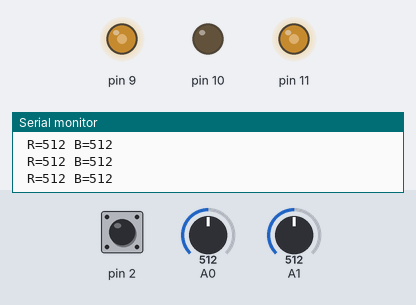
A sketch run on a simulated Arduino Uno, built with avr-gcc and run on an emulated ATmega328P. Shown: output pins drawn as LEDs (lit = HIGH), the last lines printed to the serial monitor. Inputs (shaded band) come from the test bench; at power-on: A0 = 512, A1 = 512, pin 2 HIGH.

Above: at 1.2 s.
1.3 s: A0 set to 110
At 1.8 s:
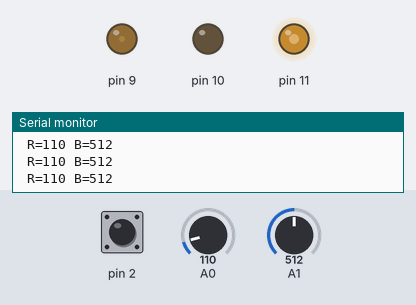
2.8 s: A0 set to 92
At 4.0 s:
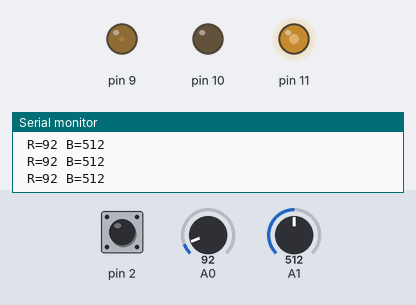
4.3 s: A1 set to 986
At 5.3 s:
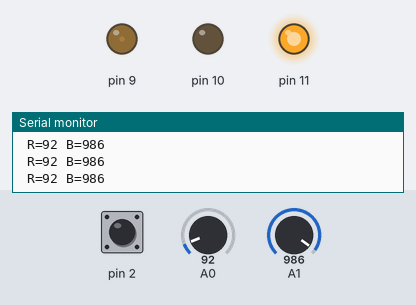
5.8 s: A1 set to 1017
At 6.5 s:
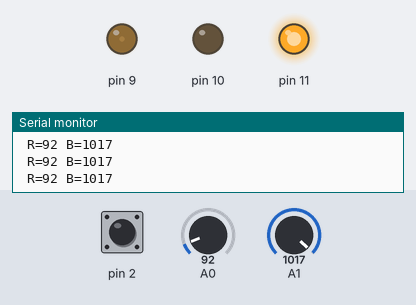
8.8 s: pin 2 pulled LOW for 0.15 s
At 8.88 s:
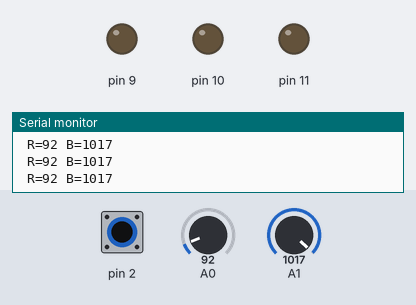
10.4 s: A0 set to 11
At 11.2 s:
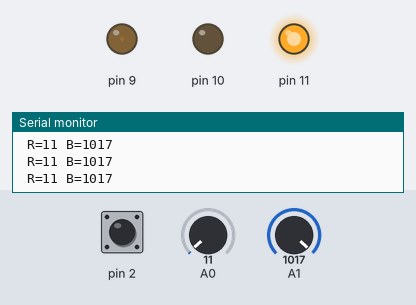
11.9 s: A0 set to 8
Timing chart, 0 to 14.4 s (numbered marks = the images above; inputs shaded):
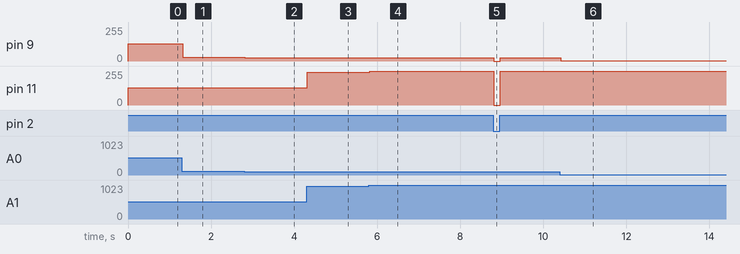

The sketch:

RGBJoystick.ino
```cpp
// C++ code
//
int rPot = 0;
int bPot = 0;
void setup()
{
  Serial.begin(9600); //bits per second
  pinMode(9, OUTPUT);
  pinMode(10, OUTPUT);
  pinMode(11, OUTPUT);

  pinMode(2, INPUT_PULLUP);

}

void loop()
{
    rPot = analogRead(0);
    Serial.print(" R=");
    Serial.print(rPot);
    bPot = analogRead(1);
    Serial.print(" B=");
    Serial.println(bPot);

  //digitalWrite(11, HIGH);
  //red();
  //delay(1000);
  //green();
  //delay(1000);
  //blue();
  //delay(1000);

  if (digitalRead(2)) {
  	rgb(rPot/4, bPot/4, 0);
  } else {
    off();
  }
}

void red(){
  analogWrite(9, 255);
  analogWrite(10, 0);
  analogWrite(11, 0);
}

void green(){
  analogWrite(9, 0);
  analogWrite(10, 0);
  analogWrite(11, 255);
}

void blue(){
  analogWrite(9, 0);
  analogWrite(10, 255);
  analogWrite(11, 0);
}

void rgb(int r, int g, int b) {
  analogWrite(9, r);
  analogWrite(10, b);
  analogWrite(11, g);
}


void off() {
  analogWrite(9, 0);
  analogWrite(10, 0);
  analogWrite(11, 0);
}
```

Measured:
- after the input at 1.3 s, pin 9: 128/255 → 27/255 at once
- after the input at 2.8 s, pin 9: 27/255 → 23/255 at once
- after the input at 4.3 s, pin 11: 128/255 → 246/255 at once
- after the input at 5.8 s, pin 11: 246/255 → 254/255 at once
- after the input at 8.8 s, pin 9: 23/255 → 0/255 at once, → 23/255 0.16 s later; pin 11: 254/255 → 0/255 at once, → 254/255 0.16 s later
- after the input at 10.4 s, pin 9: 23/255 → 2/255 at once
